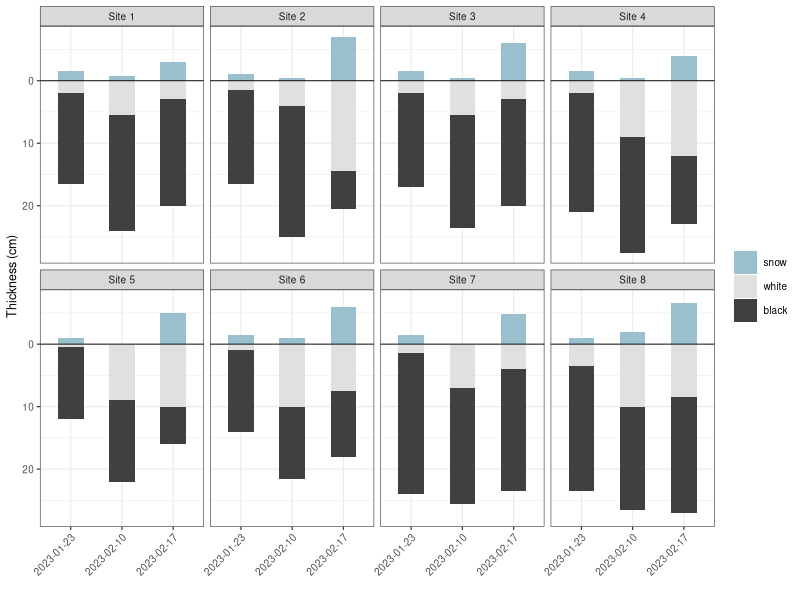
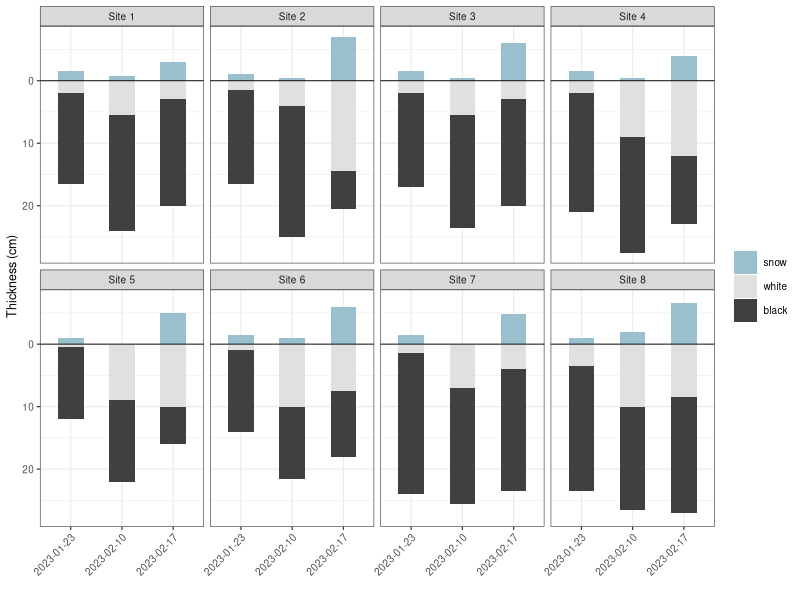

Write the R code that produced these figures, in order.
library(tidyverse)

crosswalk <- read_csv("data/map/crosswalk_biomass.csv")

ice <- read_csv('data/ice.csv')|>
  rename(sample_date = sampledate)%>%
  dplyr::select(site, sample_date, avsnow, totice, whiteice, blackice,secchi)

ice_long <- ice %>%
  pivot_longer(
    cols = c(avsnow, whiteice, blackice),
    names_to = "icetype",
    values_to = "thickness") %>%
  mutate(icetype = dplyr::recode(icetype,
                                 "avsnow" = "snow",
                                 "whiteice" = "white",
                                 "blackice" = "black"),
         icetype = factor(icetype, levels = c("black", "white", "snow")))
# Order by snow and ice type
ice_stacked <- ice_long %>%
  mutate(icetype = factor(icetype, levels = c("black", "white", "snow")),
         thickness = ifelse(icetype %in% c("black", "white"), -thickness, thickness))|>
  left_join(crosswalk, by = "site")

ggplot(ice_stacked, aes(x = as.factor(sample_date), y = thickness, fill = icetype)) +
  geom_bar(stat = "identity", width=  0.5, size = 0.2) +
  facet_wrap(~rating_site, nrow = 2) +
  scale_y_continuous(labels = abs) +
  scale_fill_manual(values = c('#404040','#E0E0E0','lightblue3'), name = '') +
  guides(fill = guide_legend(reverse = TRUE)) +
  labs(y = "Thickness (cm)") +
  xlab("") +
  geom_hline(yintercept = 0, size = 0.3) +
  theme_bw(base_size = 9) +
  theme(axis.text.x = element_text(angle = 45, hjust = 1))

ggsave(filename = 'figures_SI/FigureS7.png', width = 6.5, height = 4, units = 'in', dpi = 500)
